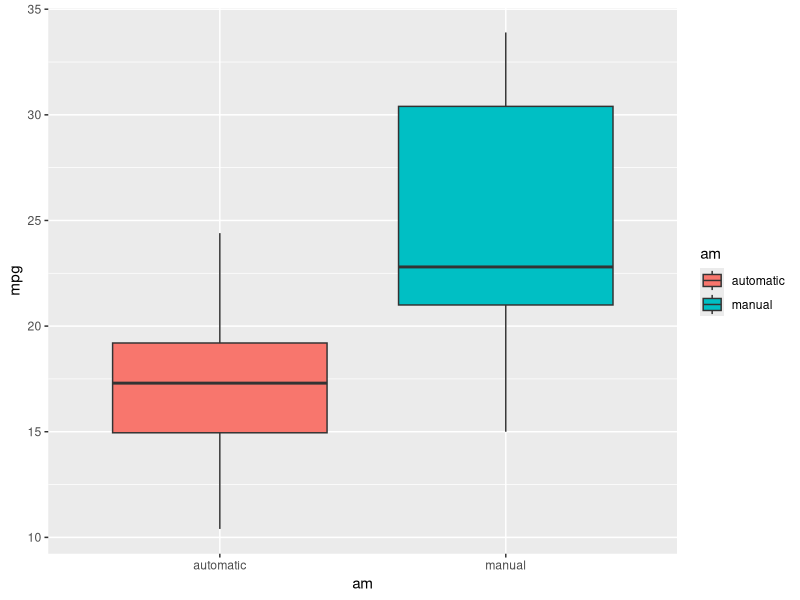
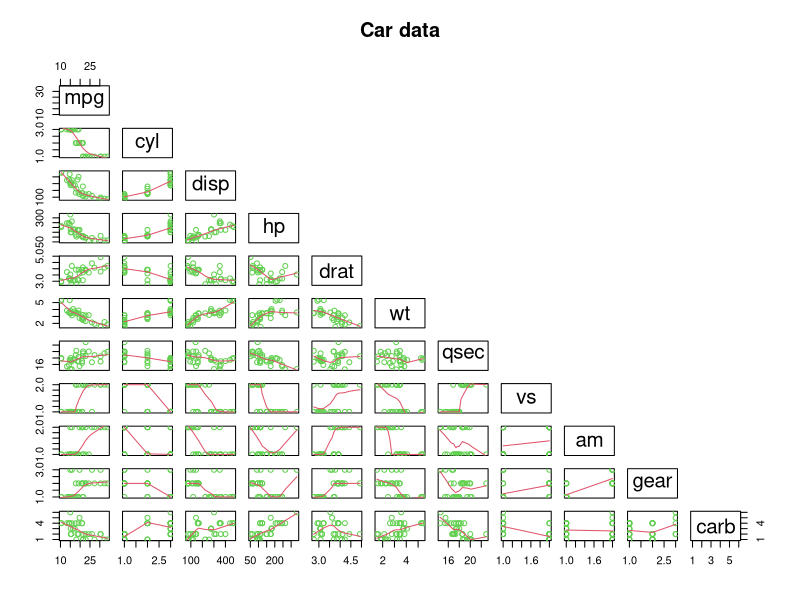
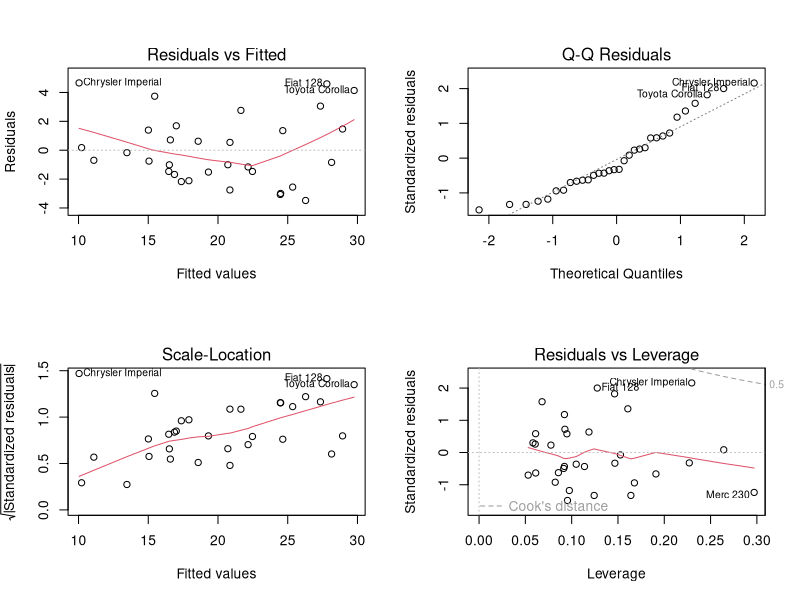

Write the R code that produced these figures, in order.
## ---- chunk 1
library("datasets")
library("ggplot2")
## ---- chunk 2
numobs<- length(mtcars[,1])
numvar <- length(mtcars[1,])
## ---- chunk 3
mtcarsClean <- mtcars
mtcarsClean$cyl <- as.factor(mtcarsClean$cyl) 
mtcarsClean$vs <- as.factor(mtcarsClean$vs) 
levels(mtcarsClean$vs) <- c("V", "S")
mtcarsClean$am <- as.factor(mtcarsClean$am) 
levels(mtcarsClean$am) <- c("automatic", "manual")
mtcarsClean$gear <- as.factor(mtcarsClean$gear) 
mtcarsClean$carb <- as.factor(mtcarsClean$carb) 
## ---- chunk 4
fitAll <- lm(mpg ~ . , data = mtcarsClean)
## ---- chunk 5
fitAM <- lm(mpg ~ am, data = mtcarsClean)
## ---- chunk 6
fitStep <- step(fitAll, k=log(nrow(mtcarsClean)),trace=0)
## ---- chunk 7
summary(fitAll)
## ---- chunk 8
p <- ggplot(mtcarsClean, aes(am, mpg)) 
p + geom_boxplot(aes(fill = am))
## ---- chunk 9
summary(fitAM)
## ---- chunk 10
require(stats)
require(graphics)
pairs(mtcarsClean, lower.panel = panel.smooth, upper.panel=NULL, main = "Car data", col = 3 )
## ---- chunk 11
summary(fitStep)
## ---- chunk 12
par(mfrow = c(2, 2))
plot(fitStep)
